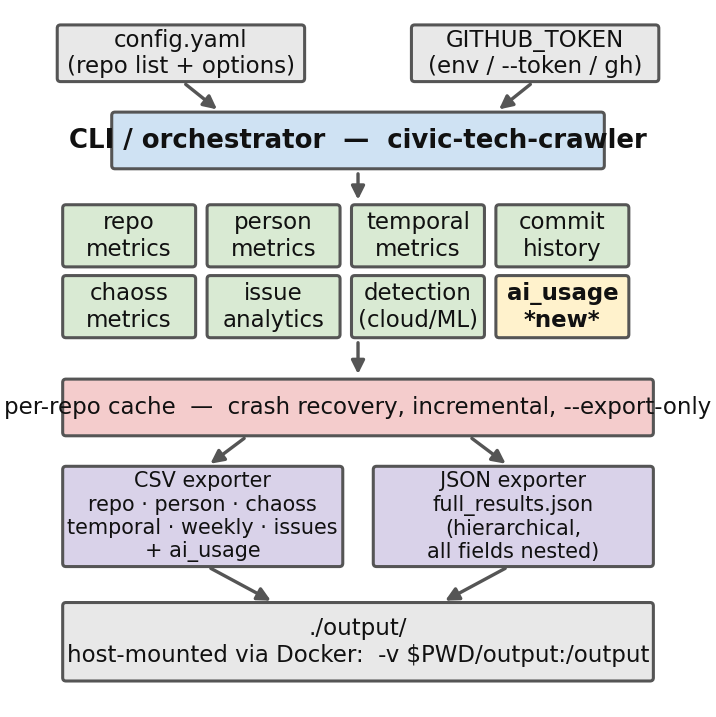

Write Python code to recreate this figure.
"""Render Fig. 1 — civic-tech-crawler architecture diagram for the MSR 2027 paper.

Output: fig1_architecture.pdf (vector, for the camera-ready) and fig1_architecture.png
(raster preview). Run from the repository root:

    uv run python msr_2027/figures/fig1_architecture.py

Sized for a single IEEE two-column width (~3.5 in / 88 mm). Nothing in the diagram
depends on live data; the architecture is read directly from the module layout
under src/civic_tech_crawler/collectors/.
"""

from __future__ import annotations

from pathlib import Path

import matplotlib.pyplot as plt
from matplotlib.patches import FancyArrowPatch, FancyBboxPatch

OUT_DIR = Path(__file__).parent

# Colour palette — print-friendly, colour-blind safe, neutral enough for IEEE.
COLORS = {
    "entry": "#e8e8e8",
    "orchestrator": "#cfe2f3",
    "collector": "#d9ead3",
    "collector_new": "#fff2cc",
    "cache": "#f4cccc",
    "exporter": "#d9d2e9",
    "text": "#111111",
    "edge": "#555555",
}

BOX_LW = 1.0
ARROW_LW = 1.1


def box(ax, xy, size, label, fill, fontsize=8, bold=False) -> None:
    x, y = xy
    w, h = size
    patch = FancyBboxPatch(
        (x, y),
        w,
        h,
        boxstyle="round,pad=0.02,rounding_size=0.06",
        linewidth=BOX_LW,
        edgecolor=COLORS["edge"],
        facecolor=fill,
    )
    ax.add_patch(patch)
    ax.text(
        x + w / 2,
        y + h / 2,
        label,
        ha="center",
        va="center",
        fontsize=fontsize,
        color=COLORS["text"],
        fontweight="bold" if bold else "normal",
    )


def arrow(ax, start, end) -> None:
    a = FancyArrowPatch(
        start,
        end,
        arrowstyle="-|>",
        mutation_scale=9,
        linewidth=ARROW_LW,
        color=COLORS["edge"],
        shrinkA=2,
        shrinkB=2,
    )
    ax.add_patch(a)


def main() -> None:
    # Figure sized for a single IEEE column (~3.5 in wide, slightly taller).
    fig, ax = plt.subplots(figsize=(3.5, 4.4), dpi=200)
    ax.set_xlim(0, 12)
    ax.set_ylim(0, 13)
    ax.set_aspect("equal")
    ax.axis("off")

    # ---- Row 1: inputs
    box(ax, (0.5, 11.6), (4.5, 1.0), "config.yaml\n(repo list + options)",
        COLORS["entry"], fontsize=7.5)
    box(ax, (7.0, 11.6), (4.5, 1.0), "GITHUB_TOKEN\n(env / --token / gh)",
        COLORS["entry"], fontsize=7.5)

    # ---- Row 2: orchestrator
    box(ax, (1.5, 10.0), (9.0, 1.0),
        "CLI / orchestrator  —  civic-tech-crawler",
        COLORS["orchestrator"], fontsize=8.5, bold=True)
    arrow(ax, (2.75, 11.6), (3.5, 11.0))
    arrow(ax, (9.25, 11.6), (8.5, 11.0))

    # ---- Rows 3-4: eight collectors (4 x 2), two-line labels so text fits.
    collectors = [
        ("repo\nmetrics", False),
        ("person\nmetrics", False),
        ("temporal\nmetrics", False),
        ("commit\nhistory", False),
        ("chaoss\nmetrics", False),
        ("issue\nanalytics", False),
        ("detection\n(cloud/ML)", False),
        ("ai_usage\n*new*", True),
    ]
    col_w, col_h = 2.4, 1.1
    col_x0, col_y0 = 0.6, 6.9
    col_dx, col_dy = 2.65, 1.3

    for i, (name, is_new) in enumerate(collectors):
        row = i // 4
        col = i % 4
        x = col_x0 + col * col_dx
        y = col_y0 + (1 - row) * col_dy
        fill = COLORS["collector_new"] if is_new else COLORS["collector"]
        box(ax, (x, y), (col_w, col_h), name, fill, fontsize=7.5,
            bold=is_new)

    # Single bus arrow from orchestrator to the collector grid.
    arrow(ax, (6.0, 10.0), (6.0, 9.3))

    # ---- Row 5: per-repo cache
    box(ax, (0.6, 5.1), (10.8, 1.0),
        "per-repo cache  —  crash recovery, incremental, --export-only",
        COLORS["cache"], fontsize=7.5)
    arrow(ax, (6.0, 6.9), (6.0, 6.1))

    # ---- Row 6: exporters
    box(ax, (0.6, 2.7), (5.1, 1.8),
        "CSV exporter\nrepo · person · chaoss\ntemporal · weekly · issues\n+ ai_usage",
        COLORS["exporter"], fontsize=6.8)
    box(ax, (6.3, 2.7), (5.1, 1.8),
        "JSON exporter\nfull_results.json\n(hierarchical,\nall fields nested)",
        COLORS["exporter"], fontsize=6.8)
    arrow(ax, (4.0, 5.1), (3.2, 4.5))
    arrow(ax, (8.0, 5.1), (8.8, 4.5))

    # ---- Row 7: output directory
    box(ax, (0.6, 0.6), (10.8, 1.4),
        "./output/\nhost-mounted via Docker:  -v $PWD/output:/output",
        COLORS["entry"], fontsize=7.5)
    arrow(ax, (3.2, 2.7), (4.5, 2.0))
    arrow(ax, (8.8, 2.7), (7.5, 2.0))

    plt.tight_layout(pad=0.1)

    pdf_out = OUT_DIR / "fig1_architecture.pdf"
    png_out = OUT_DIR / "fig1_architecture.png"
    fig.savefig(pdf_out, bbox_inches="tight", pad_inches=0.02)
    fig.savefig(png_out, bbox_inches="tight", pad_inches=0.02, dpi=220)
    print(f"wrote {pdf_out.relative_to(Path.cwd())}")
    print(f"wrote {png_out.relative_to(Path.cwd())}")


if __name__ == "__main__":
    main()
